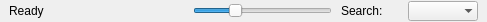
<?xml version="1.0" encoding="UTF-8"?>
<ui version="4.0">
 <class>StatusBar</class>
 <widget class="QWidget" name="StatusBar">
  <property name="geometry">
   <rect>
    <x>0</x>
    <y>0</y>
    <width>487</width>
    <height>22</height>
   </rect>
  </property>
  <property name="windowTitle">
   <string>Statusbar</string>
  </property>
  <layout class="QHBoxLayout" name="horizontalLayout">
   <property name="spacing">
    <number>9</number>
   </property>
   <property name="leftMargin">
    <number>9</number>
   </property>
   <property name="topMargin">
    <number>0</number>
   </property>
   <property name="rightMargin">
    <number>9</number>
   </property>
   <property name="bottomMargin">
    <number>0</number>
   </property>
   <item>
    <widget class="QLabel" name="statusLabel">
     <property name="text">
      <string>Ready</string>
     </property>
    </widget>
   </item>
   <item>
    <spacer name="horizontalSpacer">
     <property name="orientation">
      <enum>Qt::Horizontal</enum>
     </property>
     <property name="sizeHint" stdset="0">
      <size>
       <width>40</width>
       <height>20</height>
      </size>
     </property>
    </spacer>
   </item>
   <item>
    <widget class="QSlider" name="imageSizeSlider">
     <property name="minimumSize">
      <size>
       <width>0</width>
       <height>0</height>
      </size>
     </property>
     <property name="maximumSize">
      <size>
       <width>300</width>
       <height>16777215</height>
      </size>
     </property>
     <property name="minimum">
      <number>300</number>
     </property>
     <property name="maximum">
      <number>1000</number>
     </property>
     <property name="value">
      <number>500</number>
     </property>
     <property name="orientation">
      <enum>Qt::Horizontal</enum>
     </property>
    </widget>
   </item>
   <item>
    <widget class="QLabel" name="searchPrefixLabel">
     <property name="text">
      <string>Search:</string>
     </property>
     <property name="margin">
      <number>0</number>
     </property>
     <property name="indent">
      <number>-1</number>
     </property>
    </widget>
   </item>
   <item>
    <widget class="QLabel" name="searchLabel">
     <property name="text">
      <string/>
     </property>
     <property name="margin">
      <number>0</number>
     </property>
    </widget>
   </item>
   <item>
    <widget class="QComboBox" name="viewComboBox">
     <property name="frame">
      <bool>false</bool>
     </property>
    </widget>
   </item>
  </layout>
 </widget>
 <resources/>
 <connections/>
</ui>
